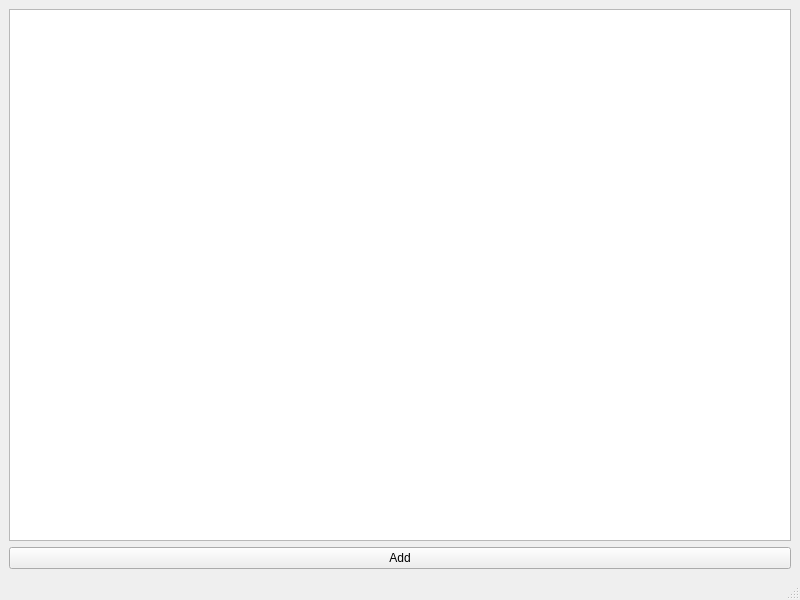
<?xml version="1.0" encoding="UTF-8"?>
<ui version="4.0">
 <class>atypeadder_mwin</class>
 <widget class="QMainWindow" name="atypeadder_mwin">
  <property name="geometry">
   <rect>
    <x>0</x>
    <y>0</y>
    <width>800</width>
    <height>600</height>
   </rect>
  </property>
  <property name="windowTitle">
   <string>Add Assettypes</string>
  </property>
  <widget class="QWidget" name="central_widget">
   <layout class="QVBoxLayout" name="central_vbox">
    <item>
     <widget class="QTableView" name="atype_tablev"/>
    </item>
    <item>
     <widget class="QPushButton" name="add_pb">
      <property name="text">
       <string>Add</string>
      </property>
     </widget>
    </item>
   </layout>
  </widget>
  <widget class="QStatusBar" name="statusbar"/>
 </widget>
 <resources/>
 <connections/>
</ui>
